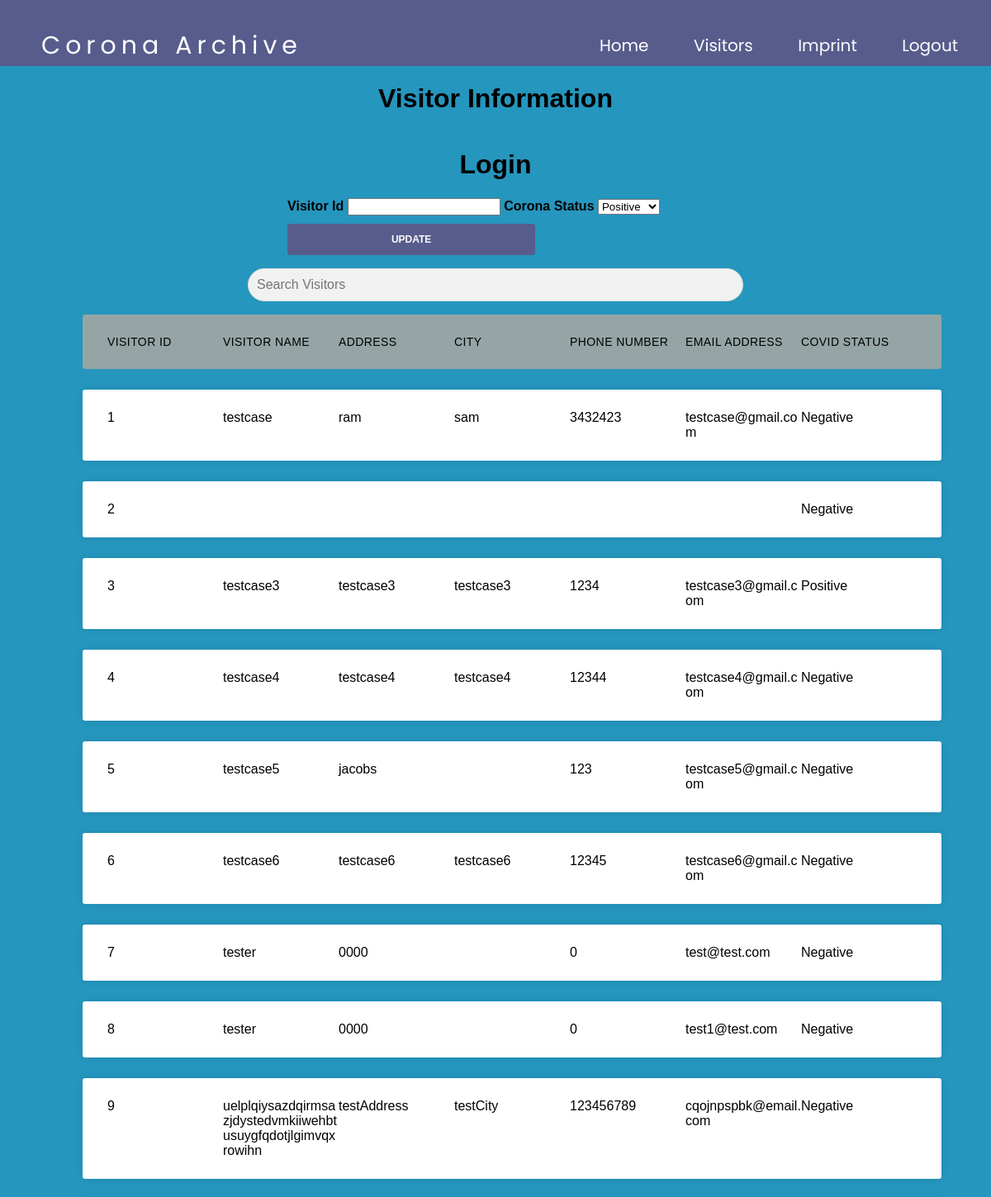
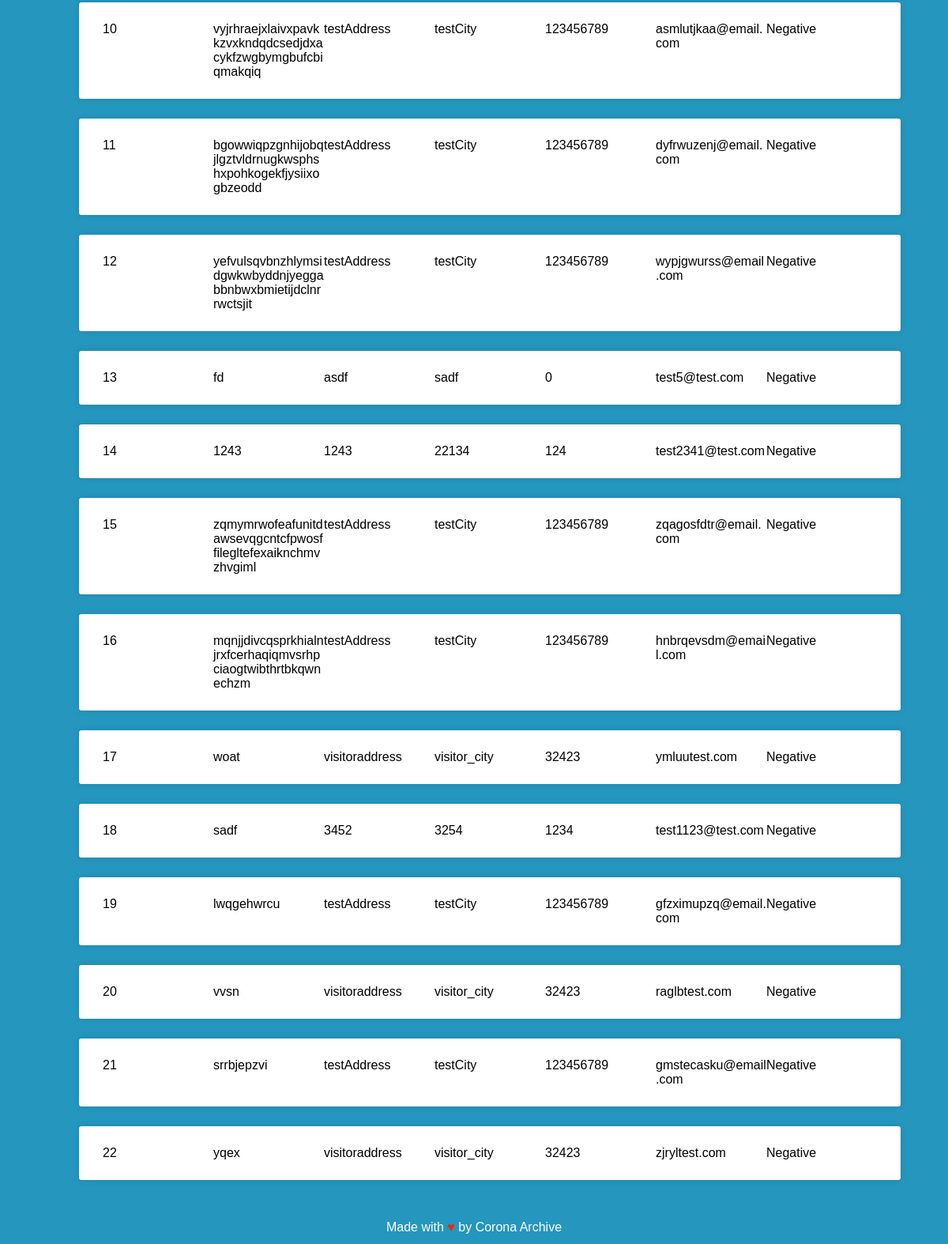
Page /hospital_visitor (signed in) on the committed database (2 pictures, top to bottom).
### tables this page shows
CREATE TABLE "Visitors" (
    "id" INTEGER PRIMARY KEY,
    "name" VARCHAR (64) NOT NULL,
    "password" VARCHAR(64) NOT NULL,
    "address" VARCHAR (256) NOT NULL, -- large value incase very long adress
    "city" VARCHAR (64) NOT NULL,
    "phone_number" INTEGER,
    "email" VARCHAR (64) NOT NULL,
    "has_covid" INTEGER -- value that can be altered by hospital (1 = covid, 0 = no covid)
);

### views/hospital.py (the view)
def hospital_visitor():
    usertype = session.get('userType')
    if usertype != 'Hospital':
        flash("SORRY NOT AUTHORIZED")
        return redirect(url_for('index'))
    if 'userId' in session:
        connection = sqlite3.connect(database)
        cursor = connection.cursor()
        loggedInUser = cursor.execute(
            f"SELECT name FROM {session.get('userType')} WHERE id='{session.get('userId')}'").fetchone()
        visitors = cursor.execute("SELECT * FROM Visitors").fetchall()
        return render_template("hospital_visitor_info.html", visitors=visitors)
    else:
        flash("You need to login to access the home page.")
        return redirect(url_for('index'))

### templates/hospital_visitor_info.html (shortened to what this page needs)
{% extends 'base.html' %} {%block head%}
<link
  rel="stylesheet"
  type="text/css"
  href="{{ url_for('static', filename='css/table.css')}}"
/>
{% endblock %} {% block content %} {% include 'navbar.html' %}
<main class="content">
<h1>Visitor Information</h1>
<div id="">
  <form
    id="changeStatusForm"
    method="post"
    action="/change_corona_status"
    class="form-container"
  >
    <h1>Login</h1>
    <label for="visitorId"><b>Visitor Id</b></label>
    <input type="text" id="visitorId" name="visitorId" required />
    <label for="coronaStatus"><b>Corona Status</b></label>
    <select id="coronaStatus" name="coronaStatus">
      <option value="1">Positive</option>
    </select>
    <button type="submit" class="btn">Update</button>
  </form>
</div>
<input
  type="text"
  id="search-input"
  onkeyup="search('search-input','visitors-table')"
  placeholder="Search Visitors"
/>
<ul class="responsive-table">
  <li class="table-header">
    <div class="col col-1">Visitor Id</div>
    <div class="col col-2">Visitor Name</div>
    <div class="col col-3">Address</div>
    <div class="col col-4">City</div>
    <div class="col col-5">Phone Number</div>
    <div class="col col-6">Email Address</div>
    <div class="col col-7">Covid Status</div>
  </li>
  <div id="visitors-table">
    {% for visitor in visitors %}
    <li class="table-row">
      <div class="col col-1" data-label="Job Id">{{ visitor[0] }}</div>
      <div class="col col-2" data-label="Customer Name">{{ visitor[1] }}</div>
      <div class="col col-3" data-label="Amount">{{ visitor[3] }}</div>
      <div class="col col-4" data-label="Payment Status">{{ visitor[4] }}</div>
      <div class="col col-5" data-label="Payment Status">{{ visitor[5] }}</div>
      <div class="col col-6" data-label="Payment Status">{{ visitor[6] }}</div>
      <div class="col col-7" data-label="Payment Status">
        {% if visitor[7] == 1 %} Positive {% else %} Negative {% endif %}
      </div>
    </li>
    {% endfor %}
  </div>
</ul>
{% endblock %}

### static/css/base.css (style rules this page uses)
* { box-sizing: border-box; }
html, body { font-family: "Poopins", sans-serif; }
html { padding: 0; margin: 0; }
body { margin: 0; padding: 0px; background-color: rgba(37, 150, 190); width: 100%; margin-left:auto; margin-right:auto; }
.content { display: flex; justify-content: center; align-items: center; flex-direction: column; width: 100%; height: 100%; }
h1 { text-align:center; }
li { text-align: left; }

### static/css/form.css (style rules this page uses)
button[type="submit"] { color: hsl(0, 0%, 98%); background: #585c8c; border-radius: 0.25rem; font-size: 0.75rem; font-weight: bold; margin-top: 0.625rem; padding: 12px 0; margin-bottom: 1rem; border: none; text-transform: uppercase; width: 85%; max-width: 300px; }

### static/css/table.css (style rules this page uses)
.responsive-table { min-width: 90%; }
#search-input { width: 50%; padding: 10px; border: 1px solid #ddd; border-radius: 24px; font-size: 16px; background-color: #f1f1f1; }
.responsive-table li { border-radius: 3px; padding: 25px 30px; display: flex; justify-content: space-between; margin-bottom: 25px; }
.responsive-table .table-header { background-color: #95a5a6; font-size: 14px; text-transform: uppercase; letter-spacing: 0.03em; }
.responsive-table .table-row { background-color: #ffffff; box-shadow: 0px 0px 9px 0px rgba(0, 0, 0, 0.1); }
.responsive-table .col-1 { flex-basis: 100%; overflow-wrap: anywhere; }
.responsive-table .col-2 { flex-basis: 100%; overflow-wrap: anywhere; }
.responsive-table .col-3 { flex-basis: 100%; overflow-wrap: anywhere; }
.responsive-table .col-4 { flex-basis: 100%; overflow-wrap: anywhere; }
.responsive-table .col-5 { flex-basis: 100%; overflow-wrap: anywhere; }
.responsive-table .col-6 { flex-basis: 100%; overflow-wrap: anywhere; }
.responsive-table .col-7 { flex-basis: 100%; overflow-wrap: anywhere; }

### rows in the picture
Visitors: id "1", name "testcase", address "ram", city "sam", phone_number "3432423", email "testcase@gmail.com", has_covid "Negative"
Visitors: id "2", has_covid "Negative"
Visitors: id "3", name "testcase3", address "testcase3", city "testcase3", phone_number "1234", email "testcase3@gmail.com", has_covid "Positive"
Visitors: id "4", name "testcase4", address "testcase4", city "testcase4", phone_number "12344", email "testcase4@gmail.com", has_covid "Negative"
Visitors: id "5", name "testcase5", address "jacobs", phone_number "123", email "testcase5@gmail.com", has_covid "Negative"
Visitors: id "6", name "testcase6", address "testcase6", city "testcase6", phone_number "12345", email "testcase6@gmail.com", has_covid "Negative"
Visitors: id "7", name "tester", address "0000", phone_number "0", email "test@test.com", has_covid "Negative"
Visitors: id "8", name "tester", address "0000", phone_number "0", email "test1@test.com", has_covid "Negative"
Visitors: id "9", name "uelplqiysazdqirmsazjdystedvmkiiwehbtusuygfqdotjlgimvqxrowihn", address "testAddress", city "testCity", phone_number "123456789", email "cqojnpspbk@email.com", has_covid "Negative"
Visitors: id "10", name "vyjrhraejxlaivxpavkkzvxkndqdcsedjdxacykfzwgbymgbufcbiqmakqiq", address "testAddress", city "testCity", phone_number "123456789", email "asmlutjkaa@email.com", has_covid "Negative"
Visitors: id "11", name "bgowwiqpzgnhijobqjlgztvldrnugkwsphshxpohkogekfjysiixogbzeodd", address "testAddress", city "testCity", phone_number "123456789", email "dyfrwuzenj@email.com", has_covid "Negative"
Visitors: id "12", name "yefvulsqvbnzhlymsidgwkwbyddnjyeggabbnbwxbmietijdclnrrwctsjit", address "testAddress", city "testCity", phone_number "123456789", email "wypjgwurss@email.com", has_covid "Negative"
Visitors: id "13", name "fd", address "asdf", city "sadf", phone_number "0", email "test5@test.com", has_covid "Negative"
Visitors: id "14", name "1243", address "1243", city "22134", phone_number "124", email "test2341@test.com", has_covid "Negative"
Visitors: id "15", name "zqmymrwofeafunitdawsevqgcntcfpwosffilegltefexaiknchmvzhvgiml", address "testAddress", city "testCity", phone_number "123456789", email "zqagosfdtr@email.com", has_covid "Negative"
Visitors: id "16", name "mqnjjdivcqsprkhialnjrxfcerhaqiqmvsrhpciaogtwibthrtbkqwnechzm", address "testAddress", city "testCity", phone_number "123456789", email "hnbrqevsdm@email.com", has_covid "Negative"
Visitors: id "17", name "woat", address "visitoraddress", city "visitor_city", phone_number "32423", email "ymluutest.com", has_covid "Negative"
Visitors: id "18", name "sadf", address "3452", city "3254", phone_number "1234", email "test1123@test.com", has_covid "Negative"
Visitors: id "19", name "lwqgehwrcu", address "testAddress", city "testCity", phone_number "123456789", email "gfzximupzq@email.com", has_covid "Negative"
Visitors: id "20", name "vvsn", address "visitoraddress", city "visitor_city", phone_number "32423", email "raglbtest.com", has_covid "Negative"
Visitors: id "21", name "srrbjepzvi", address "testAddress", city "testCity", phone_number "123456789", email "gmstecasku@email.com", has_covid "Negative"
Visitors: id "22", name "yqex", address "visitoraddress", city "visitor_city", phone_number "32423", email "zjryltest.com", has_covid "Negative"
